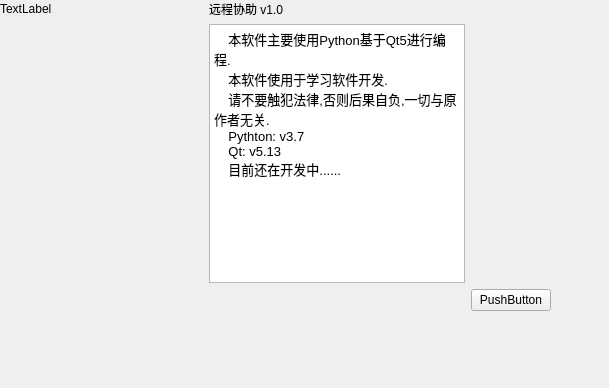
<?xml version="1.0" encoding="UTF-8"?>
<ui version="4.0">
 <class>Form</class>
 <widget class="QWidget" name="Form">
  <property name="windowModality">
   <enum>Qt::WindowModal</enum>
  </property>
  <property name="geometry">
   <rect>
    <x>0</x>
    <y>0</y>
    <width>609</width>
    <height>388</height>
   </rect>
  </property>
  <property name="contextMenuPolicy">
   <enum>Qt::NoContextMenu</enum>
  </property>
  <property name="windowTitle">
   <string>Form</string>
  </property>
  <widget class="QWidget" name="gridLayoutWidget">
   <property name="geometry">
    <rect>
     <x>0</x>
     <y>0</y>
     <width>551</width>
     <height>311</height>
    </rect>
   </property>
   <layout class="QGridLayout" name="gridLayout">
    <item row="0" column="1">
     <widget class="QLabel" name="title">
      <property name="text">
       <string>远程协助 v1.0</string>
      </property>
     </widget>
    </item>
    <item row="0" column="2" rowspan="2">
     <spacer name="verticalSpacer">
      <property name="orientation">
       <enum>Qt::Vertical</enum>
      </property>
      <property name="sizeHint" stdset="0">
       <size>
        <width>20</width>
        <height>40</height>
       </size>
      </property>
     </spacer>
    </item>
    <item row="0" column="0">
     <widget class="QLabel" name="label">
      <property name="text">
       <string>TextLabel</string>
      </property>
     </widget>
    </item>
    <item row="1" column="1">
     <widget class="QTextEdit" name="text">
      <property name="html">
       <string>&lt;!DOCTYPE HTML PUBLIC &quot;-//W3C//DTD HTML 4.0//EN&quot; &quot;http://www.w3.org/TR/REC-html40/strict.dtd&quot;&gt;
&lt;html&gt;&lt;head&gt;&lt;meta name=&quot;qrichtext&quot; content=&quot;1&quot; /&gt;&lt;style type=&quot;text/css&quot;&gt;
p, li { white-space: pre-wrap; }
&lt;/style&gt;&lt;/head&gt;&lt;body style=&quot; font-family:'Sans Serif'; font-size:9pt; font-weight:400; font-style:normal;&quot;&gt;
&lt;p style=&quot; margin-top:0px; margin-bottom:0px; margin-left:0px; margin-right:0px; -qt-block-indent:0; text-indent:0px;&quot;&gt;&lt;span style=&quot; font-family:'Sans Serif'; font-size:10pt;&quot;&gt;    本软件主要使用Python基于Qt5进行编程.&lt;/span&gt;&lt;/p&gt;
&lt;p style=&quot; margin-top:0px; margin-bottom:0px; margin-left:0px; margin-right:0px; -qt-block-indent:0; text-indent:0px;&quot;&gt;&lt;span style=&quot; font-family:'Sans Serif'; font-size:10pt;&quot;&gt;    本软件使用于学习软件开发.&lt;/span&gt;&lt;/p&gt;
&lt;p style=&quot; margin-top:0px; margin-bottom:0px; margin-left:0px; margin-right:0px; -qt-block-indent:0; text-indent:0px;&quot;&gt;&lt;span style=&quot; font-family:'Sans Serif'; font-size:10pt;&quot;&gt;    请不要触犯法律,否则后果自负,一切与原作者无关.&lt;/span&gt;&lt;/p&gt;
&lt;p style=&quot; margin-top:0px; margin-bottom:0px; margin-left:0px; margin-right:0px; -qt-block-indent:0; text-indent:0px;&quot;&gt;&lt;span style=&quot; font-family:'Sans Serif'; font-size:10pt;&quot;&gt;    Pythton: v3.7&lt;/span&gt;&lt;/p&gt;
&lt;p style=&quot; margin-top:0px; margin-bottom:0px; margin-left:0px; margin-right:0px; -qt-block-indent:0; text-indent:0px;&quot;&gt;&lt;span style=&quot; font-family:'Sans Serif'; font-size:10pt;&quot;&gt;    Qt: v5.13&lt;/span&gt;&lt;/p&gt;
&lt;p style=&quot; margin-top:0px; margin-bottom:0px; margin-left:0px; margin-right:0px; -qt-block-indent:0; text-indent:0px;&quot;&gt;&lt;span style=&quot; font-family:'Sans Serif'; font-size:10pt;&quot;&gt;    目前还在开发中......&lt;/span&gt;&lt;/p&gt;&lt;/body&gt;&lt;/html&gt;</string>
      </property>
     </widget>
    </item>
    <item row="1" column="0">
     <spacer name="horizontalSpacer">
      <property name="orientation">
       <enum>Qt::Horizontal</enum>
      </property>
      <property name="sizeHint" stdset="0">
       <size>
        <width>40</width>
        <height>20</height>
       </size>
      </property>
     </spacer>
    </item>
    <item row="2" column="2">
     <widget class="QPushButton" name="button">
      <property name="minimumSize">
       <size>
        <width>60</width>
        <height>0</height>
       </size>
      </property>
      <property name="text">
       <string>PushButton</string>
      </property>
     </widget>
    </item>
    <item row="2" column="0" colspan="2">
     <spacer name="horizontalSpacer_2">
      <property name="orientation">
       <enum>Qt::Horizontal</enum>
      </property>
      <property name="sizeHint" stdset="0">
       <size>
        <width>40</width>
        <height>20</height>
       </size>
      </property>
     </spacer>
    </item>
   </layout>
  </widget>
 </widget>
 <resources>
  <include location="../src/qtResource.qrc"/>
 </resources>
 <connections/>
</ui>
